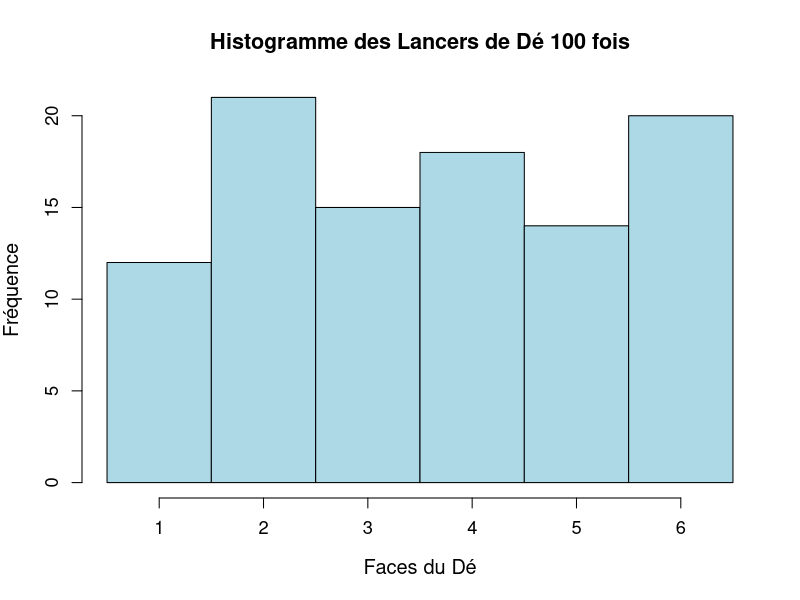
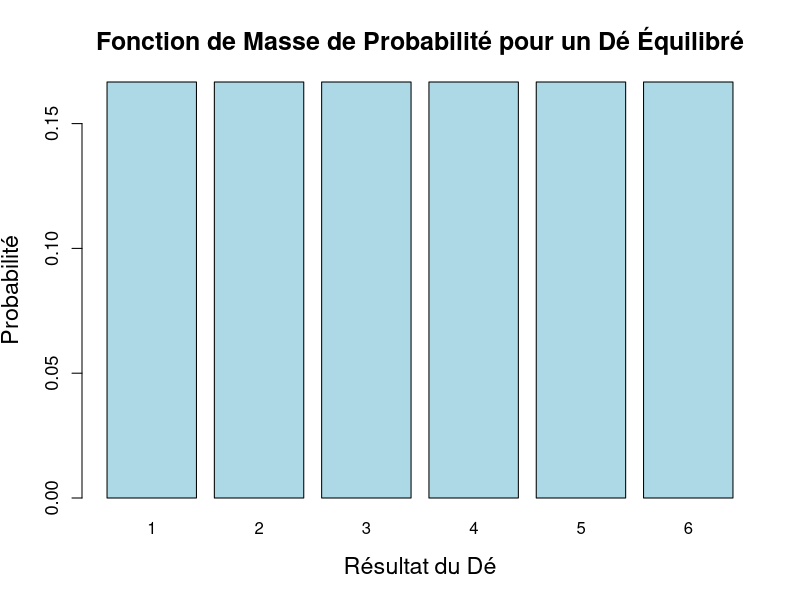
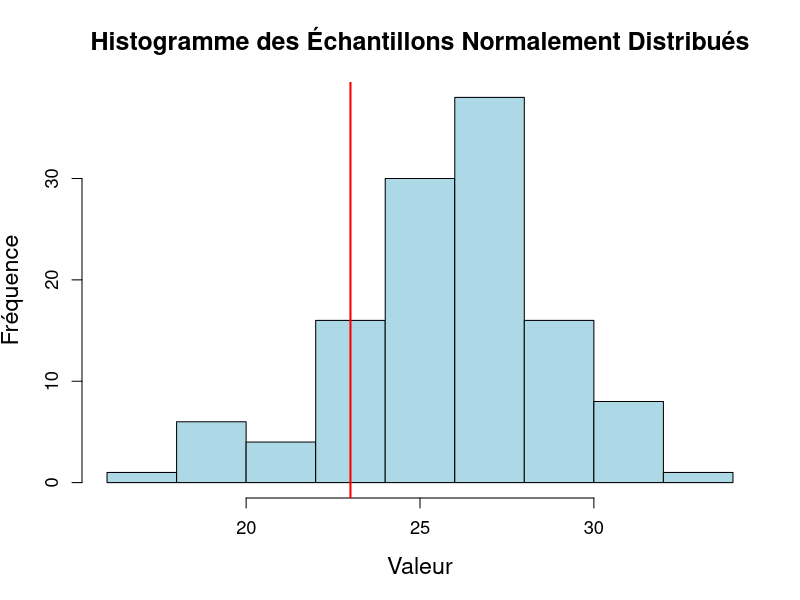
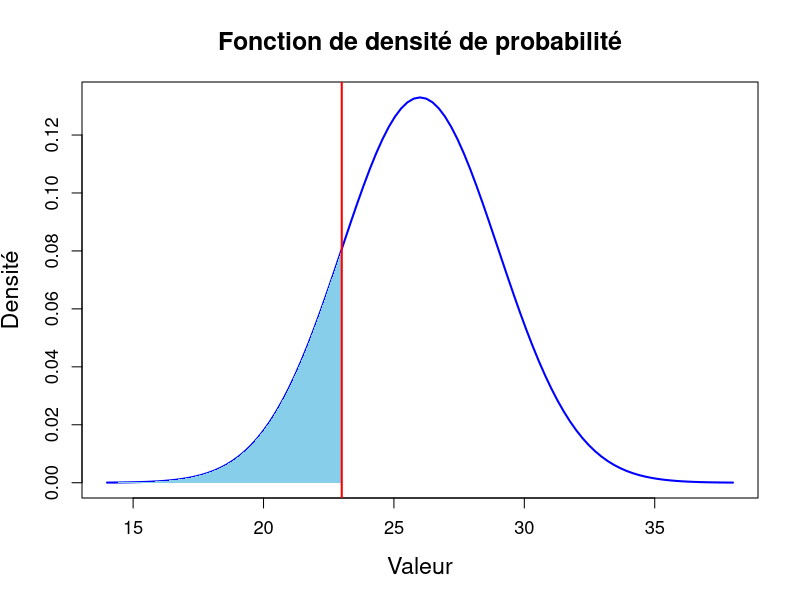

The R source for these figures, in order:
## ---- chunk 1
options(tinytex.verbose = TRUE)
## ---- chunk 2
pmf_coin_flip <- function(p) {
    if (p < 0 || p > 1) { stop() }
    pmf <- c(Pile = p, Face = 1 - p)
    return(pmf)
}
## ---- chunk 3
pmf_coin_flip(0.5) 
## ---- chunk 4
simulate_coin_flips <- function(num_flips, p) {
    pmf <- pmf_coin_flip(p)
    outcomes <- names(pmf)
    probabilities <- as.numeric(pmf)
    flips <- sample(outcomes, size = num_flips, 
                    replace = TRUE, 
                    prob = probabilities)
    return(flips)
}
## ---- chunk 5
simulate_coin_flips(7, 0.5)
## ---- chunk 6
simulate_dice_rolls <- function(num_rolls) {
  
    # Résultats possibles : 1, 2, 3, 4, 5, 6
    outcomes <- 1:6
    
    # Chaque résultat a une probabilité égale
    probabilities <- rep(1/6, 6)
    
    # Simulation de lancer un dé
    rolls <- sample(outcomes, size = num_rolls, 
                    replace = TRUE, 
                    prob = probabilities)
    return(rolls)
}
## ---- chunk 7
simulate_dice_rolls(20)
## ---- chunk 8
rolls <- simulate_dice_rolls(100)
hist(rolls, breaks = seq(0.5, 6.5, 1), 
     main = "Histogramme des Lancers de Dé 100 fois", 
     xlab = "Faces du Dé", ylab = "Fréquence", 
     col = "lightblue", border = "black",
     cex.main = 1.3, cex.lab = 1.2, cex.axis = 1.1)
## ---- chunk 9
# Possible outcomes of a dice roll
outcomes <- 1:6

# Probabilities for each outcome (fair dice)
probabilities <- rep(1/6, 6)

# Create a bar plot for the PMF
barplot(probabilities, names.arg = outcomes, 
        main = "Fonction de Masse de Probabilité pour un Dé Équilibré", 
        xlab = "Résultat du Dé", ylab = "Probabilité", 
        col = "lightblue", ylim = c(0, 1/6),
        cex.main = 1.5, cex.lab = 1.4, cex.axis = 1.1)
## ---- chunk 10
# Set parameters
n_samples <- 120
mean_value <- 26
sd_value <- 3

# Generate random samples
random_samples <- rnorm(n_samples, mean = mean_value, sd = sd_value)

# Round the samples to the nearest whole number
rounded_samples <- round(random_samples)

# Print 15 figures per line
for (i in seq_along(rounded_samples)) {
  cat(rounded_samples[i])
  if (i %% 15 == 0) {
    # Add a new line after every 13th figure
    cat("\n")
  } else {
    # Add a space after figures that are not the 15th in a line
    cat(" ")
  }
}
## ---- chunk 11
hist(random_samples, 
     main = "Histogramme des Échantillons Normalement Distribués", 
     xlab = "Valeur", ylab = "Fréquence", 
     col = "lightblue", border = "black",
     cex.main = 1.5, cex.lab = 1.4, cex.axis = 1.1)
abline(v = 23, col = "red", lwd = 2)
## ---- chunk 12
# Set parameters
mean_value <- 26
sd_value <- 3

# Define the range for x values
x_range <- seq(mean_value - 4 * sd_value, mean_value + 4 * sd_value, length.out = 100)

# Plot the PDF
curve(dnorm(x, mean = mean_value, sd = sd_value), 
      from = mean_value - 4 * sd_value, 
      to = mean_value + 4 * sd_value, 
      main = "Fonction de densité de probabilité", 
      xlab = "Valeur", ylab = "Densité", 
      col = "blue", lwd = 2,
      cex.main = 1.5, cex.lab = 1.4, cex.axis = 1.1)

# Highlight area under the curve to the left of x = 23
x_fill <- seq(mean_value - 4 * sd_value, 23, length.out = 100)
y_fill <- dnorm(x_fill, mean = mean_value, sd = sd_value)
polygon(c(x_fill, 23, mean_value - 4 * sd_value), c(y_fill, 0, 0), col = "skyblue", border = NA)

# Add a vertical line at x = 23
abline(v = 23, col = "red", lwd = 2)
